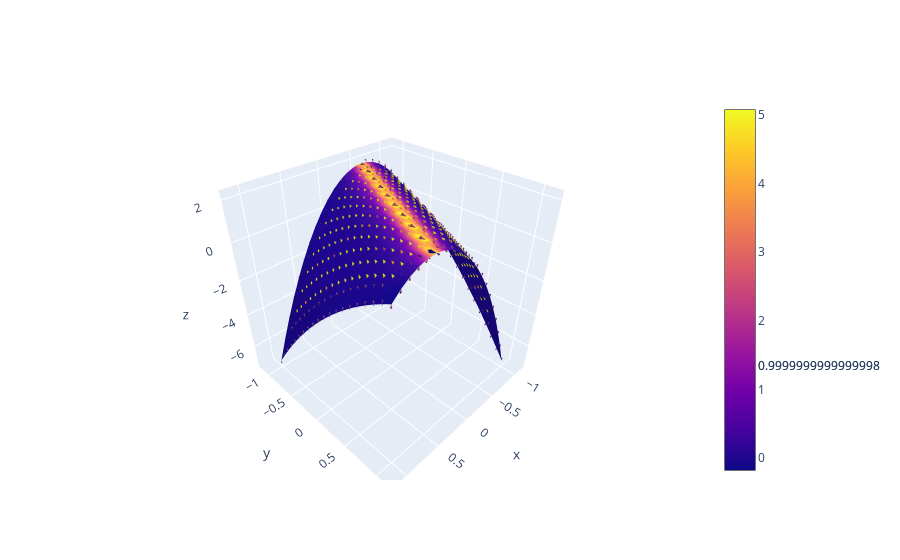

Notebook code for this chart:
### Code cell
K, H, k1, k2, k1vec, k2vec = curvature_orthogonal_monge(Z, spacing=0.1)

print('k1[10,10]', k1[10,10])
print('k2[10,10]', k2[10,10])
# print(k1vec[10,10])
# print(k2vec[10,10])
print('k1vec * k2vec', np.dot(k1vec[10,10], k2vec[10,10]))
print('K[10,10]', K[10,10])
print('H[10,10]', H[10,10])

# print(k1vec[1,1])
# print(k2vec[1,1])
# print(np.dot(k1vec[1,1], k2vec[1,1]))

# fig = px.imshow(k2, labels=dict(x="X", y="Y", color="k2"),)


fig = go.Figure(
    data=[
        go.Cone(
            x=X.ravel(),
            y=Y.ravel(),
            z=Z.ravel(),
            u=k2vec[:, :, 0].ravel(),
            v=k2vec[:, :, 1].ravel(),
            w=k2vec[:, :, 2].ravel(),
            # u=k2vec[:, 0].ravel(),
            # v=k2vec[:, 1].ravel(),
            # w=k2vec[:, 2].ravel(),
            # sizemode="absolute",
            # sizeref=2,
            anchor="tip",
        ),
        go.Cone(
            x=X.ravel(),
            y=Y.ravel(),
            z=Z.ravel(),
            u=k1vec[:, :, 0].ravel(),
            v=k1vec[:, :, 1].ravel(),
            w=k1vec[:, :, 2].ravel(),
            # sizemode="absolute",
            # sizeref=1,
            anchor="tip",
        ),
    ]
)
fig.add_trace(go.Surface(x=X, y=Y, z=Z, surfacecolor=H)) # , surfacecolor=H
fig.show()

### Figure 1 — Plotly figure (JSON) as saved in the notebook; plotly's stock layout.template omitted (floating-point values rounded to 4 significant figures; data arrays with more than 128 entries replaced by an {"elided": "..."} marker saying what was removed)
{"data": [{"anchor": "tip", "type": "cone", "u": {"elided": "400 float values"}, "v": {"elided": "400 float values"}, "w": {"elided": "400 float values"}, "x": {"elided": "400 float values"}, "y": {"elided": "400 float values"}, "z": {"elided": "400 float values"}}, {"anchor": "tip", "type": "cone", "u": {"elided": "400 float values"}, "v": {"elided": "400 float values"}, "w": {"elided": "400 float values"}, "x": {"elided": "400 float values"}, "y": {"elided": "400 float values"}, "z": {"elided": "400 float values"}}, {"surfacecolor": {"elided": "20x20 float values"}, "type": "surface", "x": {"elided": "20x20 float values"}, "y": {"elided": "20x20 float values"}, "z": {"elided": "20x20 float values"}}], "layout": {}}
